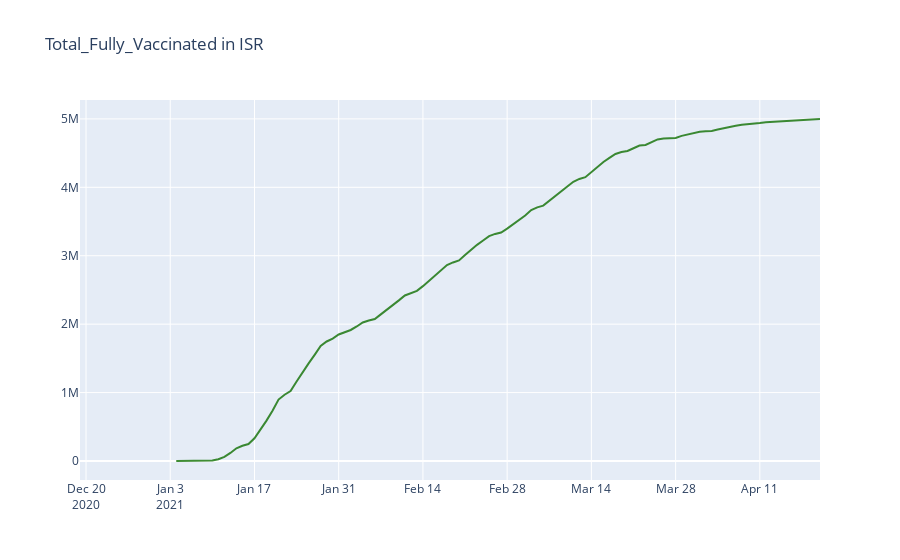

The notebook cell this image was saved under:
### Code cell
# line plot
trace1 = go.Scatter(
    x=df_1.Date,
    y=df_1['Total_Fully_Vaccinated'],
    name = "'Total_Fully_Vaccinated'",
    marker = dict(color = 'rgba(16, 112, 2, 0.8)'),
)


data = [trace1]
layout = go.Layout(
    xaxis2=dict(
        domain=[0.6, 0.95],
        anchor='y2',        
    
    ),
    title = 'Total_Fully_Vaccinated in '+str(string)

)

fig = go.Figure(data=data, layout=layout)
iplot(fig)
